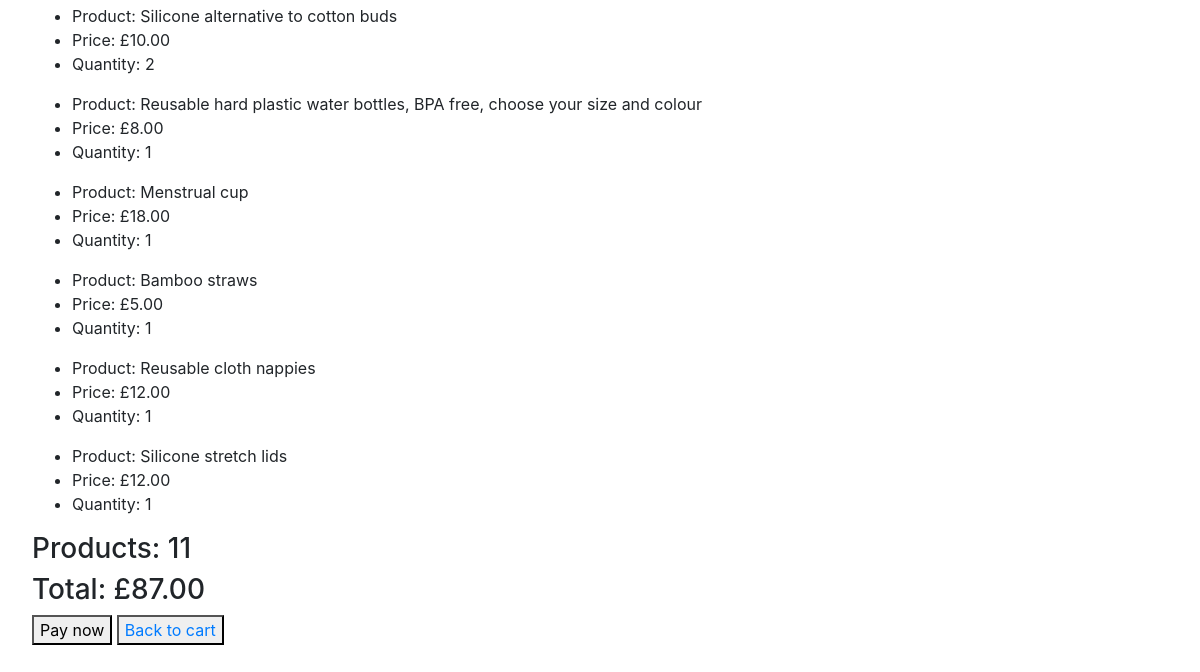
The app's page /checkout/ (signed in, lower part), older data.
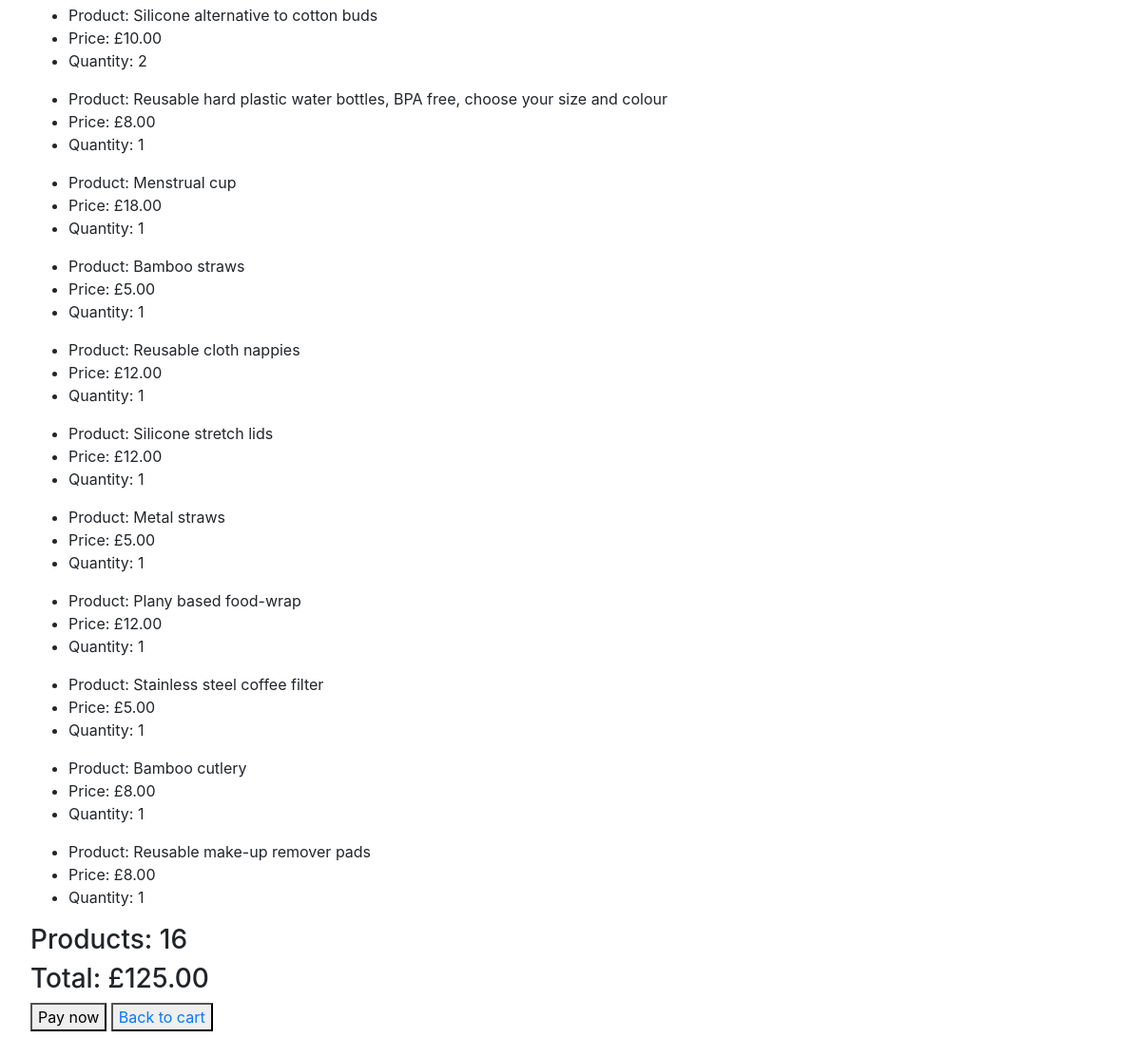
The same page, newer data.
### pages/models.py (models this page shows, shortened)
class OrderProduct(models.Model):
    order = models.ForeignKey(Order, on_delete=models.SET_NULL, null=True)
    product = models.ForeignKey(Product, on_delete=models.SET_NULL, null=True)
    quantity = models.IntegerField(default=0)
    class Meta:
        unique_together = ('order', 'product')
    @property
    def get_total(self):
        total = self.product.price * self.quantity
        return total

class Product(models.Model):
    item = models.ForeignKey(Item, on_delete=models.CASCADE)
    name = models.CharField(max_length=200)
    description = models.CharField(max_length=300, null=True)
    stock = models.PositiveIntegerField(default=0)
    price = models.FloatField(default=0)
    is_approved = models.BooleanField(default=False)

class Order(models.Model):
    customer = models.ForeignKey(Customer, on_delete=models.SET_NULL, null=True)
    products = models.ManyToManyField('OrderProduct', related_name='orderproducts')
    order_date = models.DateTimeField(null=True)
    order_id = models.CharField(max_length=30, null=True)
    complete = models.BooleanField(default=False)
    @property
    def get_cart_total(self):
        orderproducts = self.orderproduct_set.all()
        total = sum([product.get_total for product in orderproducts])
        return total
    @property
    def get_cart_items(self):
        orderproducts = self.orderproduct_set.all()
        total = sum([product.quantity for product in orderproducts])
        return total

### pages/views.py (the view, shortened to what this page needs)
# urls.py: path('checkout/', views.checkout, name='checkout'),
def checkout(request):
    customer = request.user.customer
    order, created = Order.objects.get_or_create(customer=customer, complete=False)
    products = order.orderproduct_set.all()
    cartProducts = order.get_cart_items
    if request.method == 'GET':
        form = CheckoutForm()
        context = {'products': products, 'order': order, 'cartProducts': cartProducts, 'form': form}
        return render(request, 'checkout.html', context)

### pages/templates/checkout.html (shortened to what this page needs)
{% extends "base.html" %} {% block title %}Checkout{% endblock %} {% block body %}
<form action="" method="post" id="form">
    <div>
        {% for product in products %}
        <div>
            <ul>
                <li>Product: {{ product.product.name }}</li>
                <li>Price: £{{ product.product.price|floatformat:2 }}</li>
                <li>Quantity: {{ product.quantity }}</li>
            </ul>
        </div>
        {% endfor %}
        <div>
            <h3>Products: {{ order.get_cart_items }}</h3>
            <h3>Total: £{{ order.get_cart_total|floatformat:2 }}</h3>
        </div>
        <button type="submit" id="pay-now">Pay now</button>
        <button type="submit "><a href="{% url 'cart' %}">Back to cart</a></button>
    </div>
</form>
{% endblock %}

### pages/templates/base.html (shortened to what this page needs)
{% load static %}
<html>
    <link rel="stylesheet" href="https://stackpath.bootstrapcdn.com/bootstrap/4.4.1/css/bootstrap.min.css">
    <link rel="stylesheet" type="text/css" href="{% static 'pages/main.css' %}">
<body>
    {% block body %} {% endblock %}
</body>
</html>

### pages/static/pages/main.css (style rules this page uses)
body { margin: 2em; }

Row changes from the older to the newer data that the page shows:
added OrderProduct: product.name "Metal straws", product.price "5.00", quantity "1"
added OrderProduct: product.name "Plany based food-wrap", product.price "12.00", quantity "1"
added OrderProduct: product.name "Stainless steel coffee filter", product.price "5.00", quantity "1"
added OrderProduct: product.name "Bamboo cutlery", product.price "8.00", quantity "1"
added OrderProduct: product.name "Reusable make-up remover pads", product.price "8.00", quantity "1"
computed for Order: get_cart_items "11" → "16"; get_cart_total "87.00" → "125.00"
